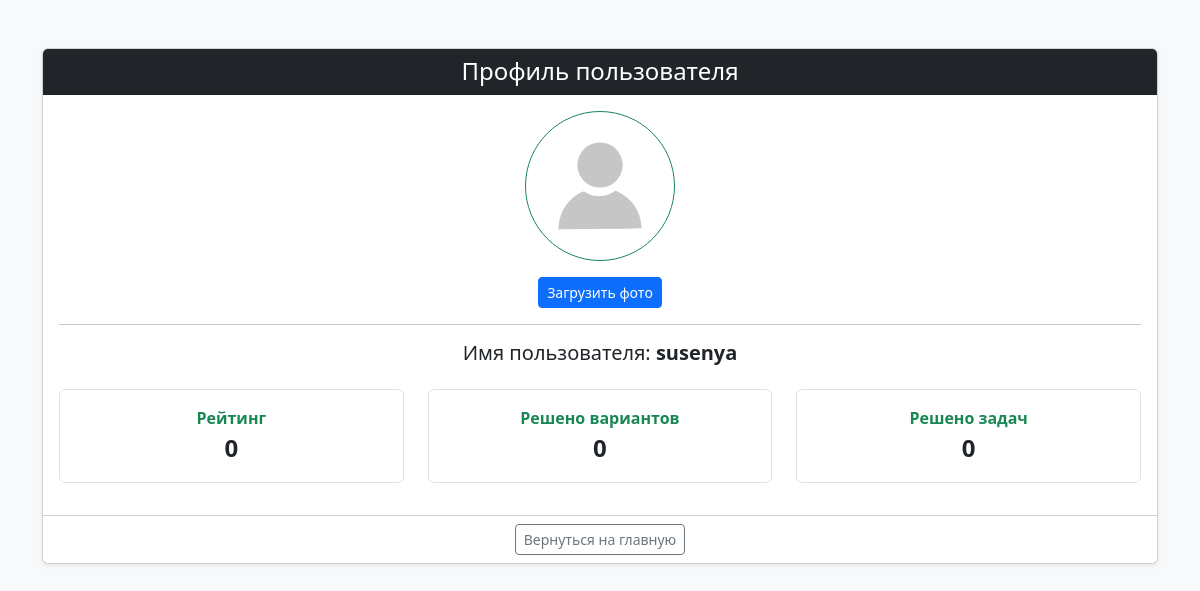
The app's page /profile (signed in) with its own data.
### models.py (models this page shows)
class User(db.Model, UserMixin):
    id = db.Column(db.Integer, primary_key=True)
    username = db.Column(db.String(100), unique=True, nullable=False)
    password = db.Column(db.String(200), nullable=False)
    email = db.Column(db.String(100), unique=True, nullable=False)
    solved_var = db.Column(db.Integer, nullable=False, default=0)
    avatar = db.Column(db.String(200), nullable=True)
    count_task = db.Column(db.Integer, default=0)

### main.py (the view)
@app.route('/profile')
def profile():
    return render_template("profile.html")

### main.py (called while the page is built)
@login_manager.user_loader
def load_user(user_id):
    return User.query.get(int(user_id))

### templates/profile.html (shortened to what this page needs)
<!DOCTYPE html>
<html lang="ru">
<head>
    <link href="https://cdn.jsdelivr.net/npm/bootstrap@5.3.0/dist/css/bootstrap.min.css" rel="stylesheet">
</head>
<body class="bg-light">
<div class="container py-5">
    <div class="card shadow-sm">
        <div class="card-header bg-dark text-white text-center">
            <h4 class="mb-0">Профиль пользователя</h4>
        </div>
        <div class="card-body text-center">
            <div class="mb-3">
                <img src="{{ url_for('static', filename=current_user.avatar or 'avatars/none_avatar.jpg') }}"
                     alt="avatar"
                     class="rounded-circle border border-success p-2"
                     width="150" height="150">
            </div>
            <form action="/upload_avatar" method="POST" enctype="multipart/form-data">
                <label class="btn btn-primary btn-sm">
                    Загрузить фото
                </label>
            </form>
            <hr>
            <h5 class="mt-3">
                Имя пользователя:
                <span class="fw-bold">{{ current_user.username }}</span>
            </h5>
        </div>
        <div class="card-body pt-0">
            <div class="row text-center">
                <div class="col-md-4 mb-3">
                    <div class="p-3 border rounded bg-white">
                        <div class="text-success fw-semibold">Рейтинг</div>
                        <div class="fs-4 fw-bold">0</div>
                    </div>
                </div>
                <div class="col-md-4 mb-3">
                    <div class="p-3 border rounded bg-white">
                        <div class="text-success fw-semibold">Решено вариантов</div>
                        <div class="fs-4 fw-bold">{{ current_user.solved_var }}</div>
                    </div>
                </div>
                <div class="col-md-4 mb-3">
                    <div class="p-3 border rounded bg-white">
                        <div class="text-success fw-semibold">Решено задач</div>
                        <div class="fs-4 fw-bold">{{ current_user.count_task }}</div>
                    </div>
                </div>
            </div>
        </div>
        <div class="card-footer text-center bg-white">
            <a href="/" class="btn btn-outline-secondary btn-sm">
                Вернуться на главную
            </a>
        </div>
    </div>
</div>
</body>
</html>

### records on screen
User: avatar (picture), username "susenya", solved_var "0", count_task "0"
